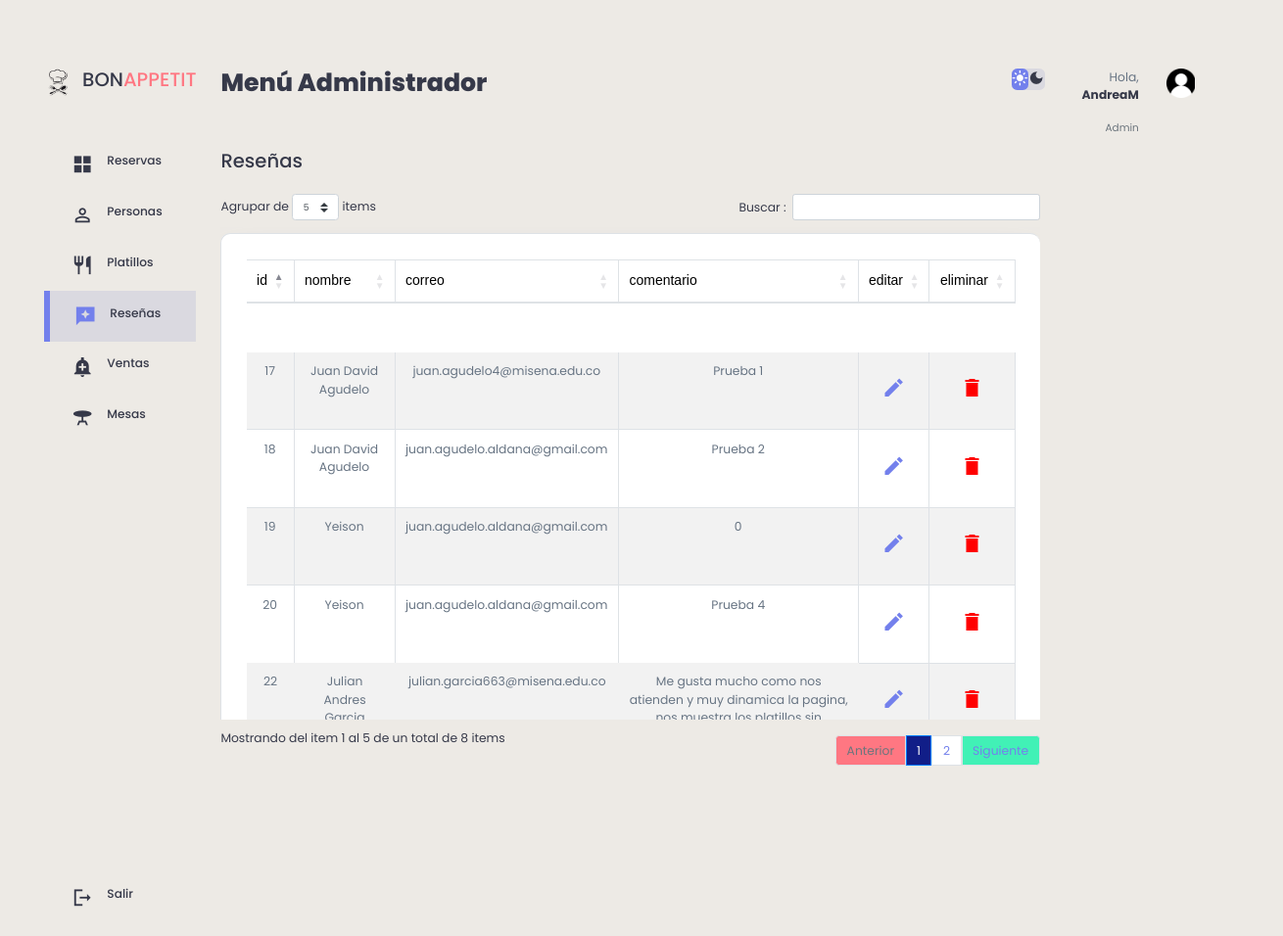
The page /resenas/resenas.php (signed in) on the database its author committed.
### tables this page shows
CREATE TABLE `resenas` (
  `id_resena` int(11) NOT NULL,
  `Nombre_Completo` varchar(200) DEFAULT NULL,
  `Correo` varchar(300) DEFAULT NULL,
  `Descripcion` varchar(400) DEFAULT NULL,
  `puntuacion` int(11) NOT NULL
);

### resenas/resenas.php (the view, shortened to what this page needs)
<?php
    include("../db/conexion.php");
    $datos= "SELECT * FROM resenas";
?>
<!DOCTYPE html>
<html lang="en">
<head>
    <link rel="stylesheet" href="https://cdnjs.cloudflare.com/ajax/libs/twitter-bootstrap/4.1.3/css/bootstrap.css">
    <link rel="stylesheet" href="https://cdn.datatables.net/1.10.20/css/dataTables.bootstrap4.min.css">
    <link href="https://cdnjs.cloudflare.com/ajax/libs/font-awesome/5.13.0/css/all.min.css" rel="stylesheet">
    <link rel="stylesheet"a href="../resenas/stylere.css">
</head>
<body>
<div class="content">
    <div class="container1">
    <aside>
        <div class="top">
            <div class="logo">
                <img src="./imag/icon.png">
                <h2>BON<span class="danger">APPETIT</span></h2>
            </div>
        </div>
        <div class="sidebar">
            <a href="../admin/admin.php">
                    <span class="material-icons-sharp">grid_view</span>
                    <h3>Reservas</h3>
            </a>
            <a href="../clientes/clientes.php">
                <span class="material-icons-sharp">person_outline</span>
                <h3>Personas</h3>
            </a>
            <a href="../platillos/platillos.php">
                    <span class="material-icons-sharp">restaurant</span>
                    <h3>Platillos</h3>
               </a>
            <a href="../resenas/resenas.php" class="active">
                <span class="material-icons-sharp">reviews</span>
                <h3>Reseñas</h3>
            </a>
            <a href="../ventas/ventas.php">
                    <span class="material-icons-sharp">add_alert</span>
                    <h3>Ventas</h3>
                </a>
                <a href="../mesas/mesa.php">
                    <span class="material-icons-sharp">table_bar</span>
                    <h3>Mesas</h3>
                </a>
            <a href="../view/cerrar_sesion.php">
                <span class="material-icons-sharp">logout</span>
                <h3>Salir</h3>
            </a>
        </div>
    </aside>
    <main>
        <h1>Menú Administrador</h1>
             <br>
        <div class="recent-orders">
            <h2>Reseñas</h2>
            <table id="tablax" border="0" cellspacing="5" cellpadding="5" class="table table-striped table-bordered" style="width:100%">
            <div class="container2" style="margin-top: 10px;padding: 5px">
            <thead>
                            <tr>
                                <td> <font face="Arial">id</font> </td>
                                <td> <font face="Arial">nombre</font> </td>
                                <td> <font face="Arial">correo</font> </td>
                                <td> <font face="Arial">comentario</font> </td>
                                <td> <font face="Arial">editar</font> </td>
                                <td> <font face="Arial">eliminar</font> </td>
                            </tr>
            </thead>
            </div>
            <tbody>
                            <?php foreach ($conexion -> query($datos) as $row) {
                        ?>
                                <tr>
                                    <td><p><?php echo $row['id_resena'] ?></p></td>
                                    <td><p><?php echo $row['Nombre_Completo'] ?></p></td>
                                    <td><p><?php echo $row['Correo'] ?></p></td>
                                    <td><p><?php echo $row['Descripcion'] ?></p></td>
                                    <th><a href="actualizar.php?id_resena=<?php echo $row['id_resena'] ?> "> <span class="material-icons-sharp">edit</span> </a></td>
                                    <th><a href="delete.php?id_resena=<?php echo $row['id_resena'] ?> "> <span class="material-icons-sharp" style="color: red;">delete</span> </a></td>
                                </tr>
                        <?php
                        }
                    ?>
        </tbody>
        </table>
        </div>
    </main>
    <div class="right">
        <div class="top">
            <div class="theme-toggler">
                <span class="material-icons-sharp active">light_mode</span>
                <span class="material-icons-sharp">dark_mode</span>
            </div>
            <div class="profile">
                <div class="info">
                <p>Hola, <b><?php echo $_SESSION['usuario']; ?></b></p>
                    <small class="text-muted">Admin</small>
                </div>
                <div class="profile-photo">
                    <img src="./imag/user.png">
                </div>
            </div>
        </div>
    </div>
</div>
</div>
</body>
</html>

### resenas/stylere.css (style rules this page uses)
:root { --color-primary:#7380ec; --color-danger:#ff7782; --color-success:#41f1b6; --color-warning:#ffbb55; --color-white:#fff; --color-info-dark:#000000; --color-info-light: #dce1eb; --color-dark:#363949; --color-light:rgba(132,139,200,0.18); --color-primary-variant:#111e88; --color-dark-variant:#677483; --color-background:linear-gradient(to bottom, #EDEAE5, #EDEAE5); --color-tablas:#fff; --card-border-radius:2rem; --border-radius-1:0.4rem; --border-radius-2:0.8rem; --border-radius-3:1.2rem; --card-padding:1.8rem; --padding-1:1.2rem; --box-shadow: 0 2rem 3rem var(--color-light); }
* { margin:0; padding:0; outline:0; appearance:none; border:0; text-decoration:none; list-style:none; box-sizing:border-box; }
html { font-size:14px; }
body { width: 95%; height: 100%; font-family: poppins, sans-serif; font-size:0.88rem; background: var(--color-background); user-select: none; overflow-x: hidden; color: var(--color-dark); margin-top: 50px; margin-left: 20px; }
.container1 { display: grid; width: 96%; margin: 0 auto; gap: 1.8rem; grid-template-columns: 13% 70% 17%; }
a { color: var(--color-dark); }
img { width: 30px; height: 30px; }
h1 { font-weight:800; font-size:1.8rem; }
h2 { font-size:1.4rem; }
h3 { font-size:0.87rem; color: var(--color-dark); }
small { font-size: 0.75rem; }
.profile-photo { width: 2.8rem; height: 2.8rem; overflow: hidden; }
.text-muted { color: var(--color-info-dark); }
p { color: var(--color-dark-variant); }
b { color: var(--color-dark); }
.danger { color: var(--color-danger); }
aside { height: 100vh; }
aside .top { display: flex; align-items: center; justify-content: space-between; margin-top: 1.4rem; }
aside .logo { display: flex; gap: 0.8rem; }
aside .logo img { width: 2rem; height: 2rem; }
font { color: var(--color-info-dark); font-size: 1rem; }
aside .sidebar { display: flex; flex-direction: column; height: 86vh; position: relative; top: 3rem; }
aside h3 { font-weight: 500; }
aside .sidebar a { display: flex; color: var(--color-info-dark); margin-left: 2rem; gap: 1rem; align-items: center; position: relative; height: 3.7rem; transition: all 300ms ease; }
aside .sidebar a span { font-size: 1.6rem; transition: all 300ms ease; color: var(--color-dark); }
aside .sidebar a:last-child { position: absolute; bottom: 2rem; width: 100%; }
aside .sidebar a.active { background: var(--color-light); color: var(--color-primary); margin-left: 0; }
aside .sidebar a.active::before { content: ""; width: 6px; height: 100%; background: var(--color-primary); }
aside .sidebar a.active span { color: var(--color-primary); margin-left: calc(1rem - 3px); }
main { margin-top: 1.4rem; }
main .recent-orders { margin-top: 2rem; }
main .recent-orders h2 { margin-bottom: 0.8rem; }
main .recent-orders table { background: var(--color-tablas); width: 100%; border-radius: var(--card-border-radius); padding: var(--card-padding); text-align: center; box-shadow: var(--box-shadow); transition: all 500ms ease; }
table.dataTable.no-footer { border-radius: 10px 10px 0 0 ; }
table#tablax.dataTable.no-footer { border-radius: 0 0 10px 10px; }
main table tbody { height: 30px; margin-top: -30px; }
main table tbody td { height: 2.8rem; border-bottom: 1px solid var(--color-light); color: var(--color-dark-variant); }
main table tbody tr:last-child td { border: none; }
main .recent-orders a { text-align: center; display: block; margin: 1rem auto; color: var(--color-primary); }
.right { margin-top: 1.4rem; margin-right: 70px; }
.right .top { display: flex; justify-content: end; gap: 2rem; }
.right .theme-toggler { background: var(--color-light); display: flex; justify-content: space-between; align-items: center; height: 1.6rem; width: 4.2rem; cursor: pointer; border-radius: var(--border-radius-1); }
.right .theme-toggler span { font-size: 1.2rem; width: 50%; height: 100%; display: flex; align-items: center; justify-content: center; }
.right .theme-toggler span.active { background: var(--color-primary); color: white; border-radius: var(--border-radius-1); }
.right .top .profile { display: flex; gap: 2rem; text-align: right; }

### rows shown on the page
resenas: id_resena "17", Nombre_Completo "Juan David Agudelo", Correo "juan.agudelo4@misena.edu.co", Descripcion "Prueba 1"
resenas: id_resena "18", Nombre_Completo "Juan David Agudelo", Correo "juan.agudelo.aldana@gmail.com", Descripcion "Prueba 2"
resenas: id_resena "19", Nombre_Completo "Yeison", Correo "juan.agudelo.aldana@gmail.com", Descripcion "0"
resenas: id_resena "20", Nombre_Completo "Yeison", Correo "juan.agudelo.aldana@gmail.com", Descripcion "Prueba 4"
resenas: id_resena "22", Nombre_Completo "Julian Andres…", Correo "julian.garcia663@misena.edu.co", Descripcion "Me gusta mucho como nos atienden y muy dinamica la pagina,…"

### other values the page prints
$_SESSION['usuario'] "AndreaM"
